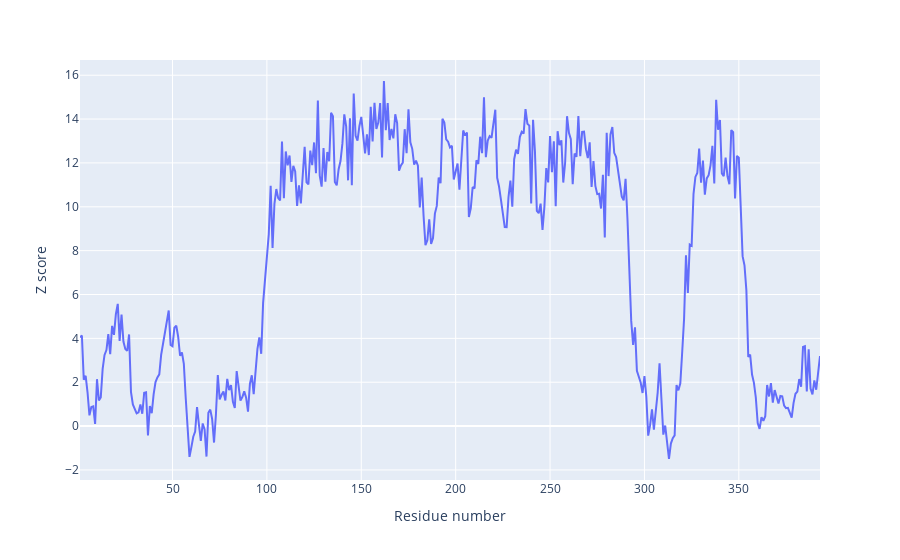

Source (notebook cell):
### Markdown cell above
2 Visualisation

Now, let us have a look at the predicted Z scores.

### Code cell
!pip install numpy
import numpy as np
# Residue number starts at 1, but array at 0
resnr=np.arange(1, 1+len(predicted_z_scores))
import plotly.express as px
fig = px.line(x=resnr, y=predicted_z_scores, title="", labels=dict(x="Residue number", y="Z score"))
fig.show()

### Figure 1 — Plotly figure (JSON) as saved in the notebook; plotly's stock layout.template omitted (floating-point values rounded to 4 significant figures; data arrays with more than 128 entries replaced by an {"elided": "..."} marker saying what was removed)
{"data": [{"hovertemplate": "Residue number=%{x}<br>Z score=%{y}<extra></extra>", "legendgroup": "", "line": {"color": "#636efa", "dash": "solid"}, "marker": {"symbol": "circle"}, "mode": "lines", "name": "", "orientation": "v", "showlegend": false, "type": "scatter", "x": {"elided": "393 int values"}, "xaxis": "x", "y": {"elided": "393 float values"}, "yaxis": "y"}], "layout": {"legend": {"tracegroupgap": 0}, "margin": {"t": 60}, "xaxis": {"anchor": "y", "domain": [0, 1], "title": {"text": "Residue number"}}, "yaxis": {"anchor": "x", "domain": [0, 1], "title": {"text": "Z score"}}}}
